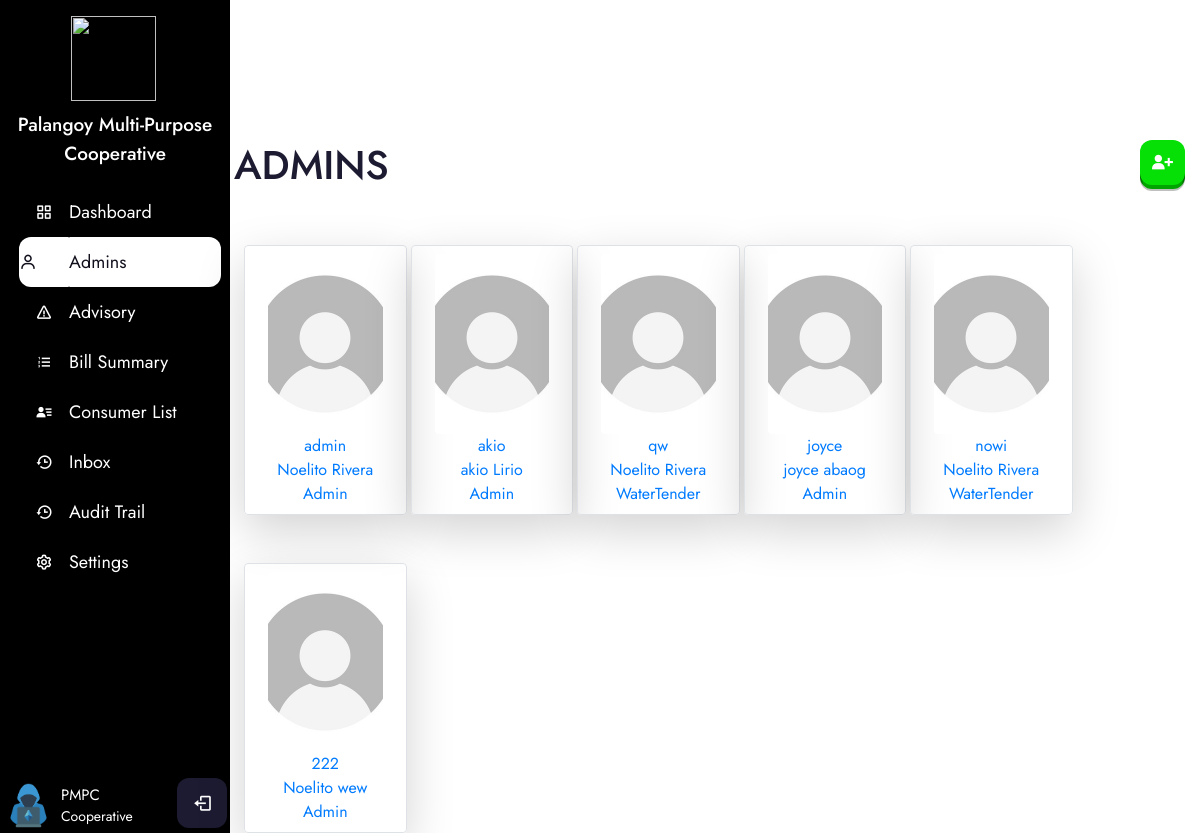
Page /admin/admins.php on the earlier database version.
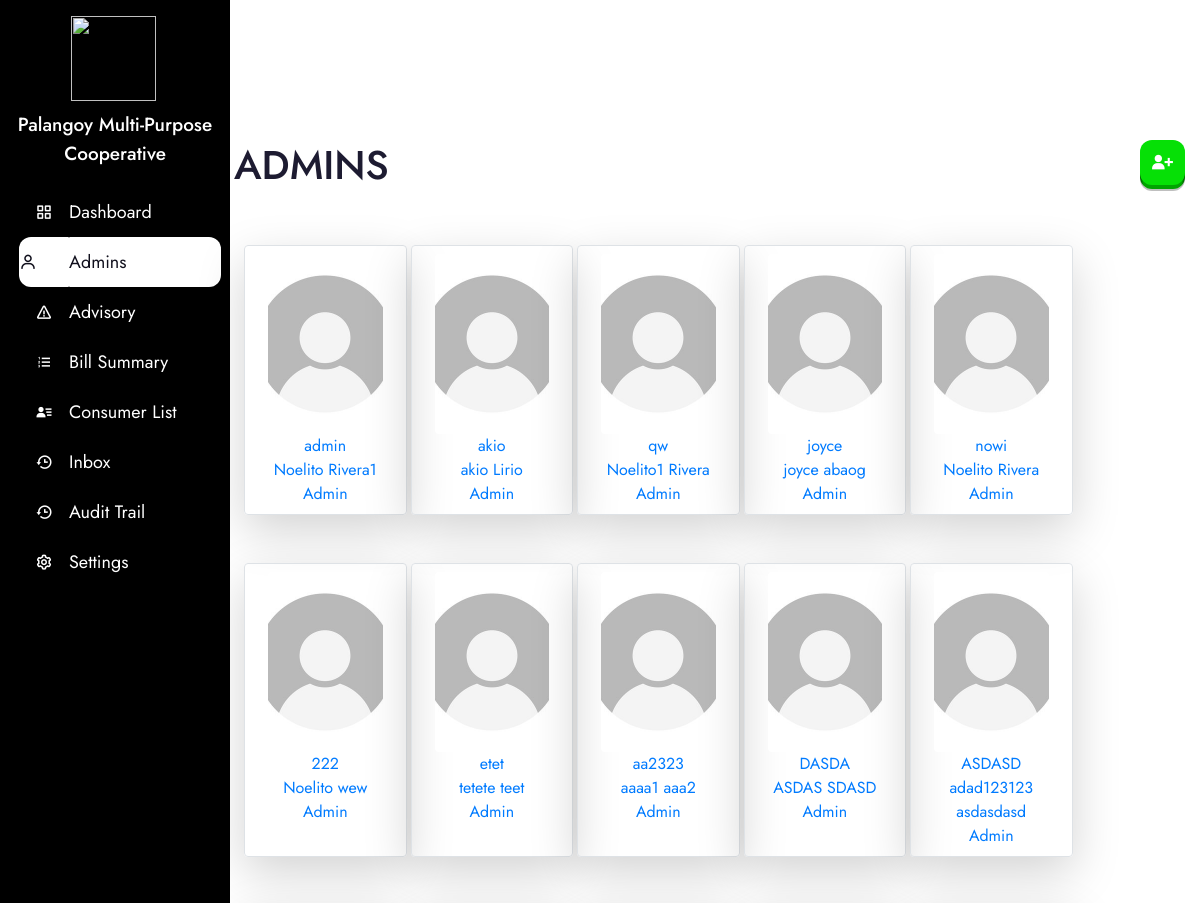
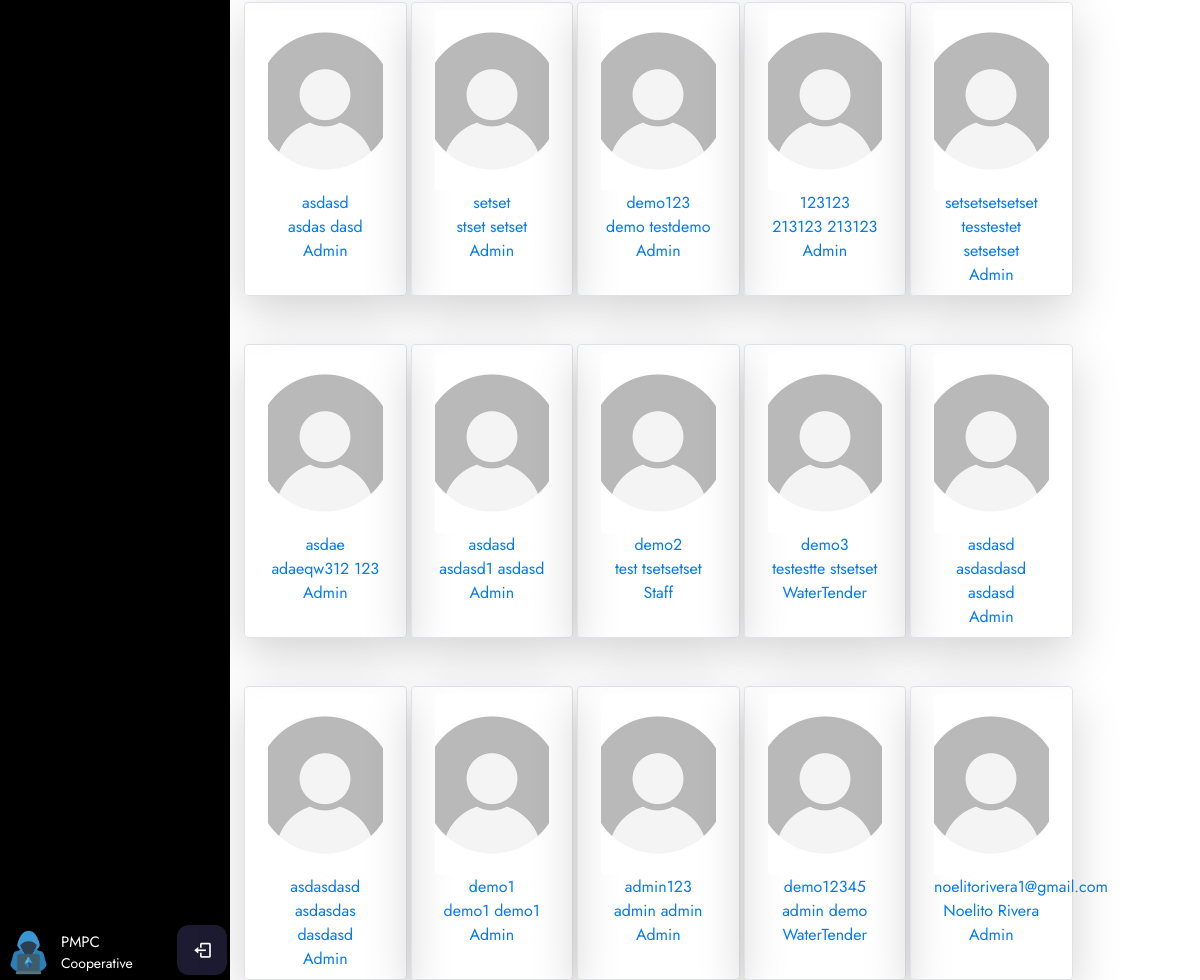
Same page on the later database version (2 pictures, top to bottom).
### tables this page shows
CREATE TABLE `users` (
  `id` int(100) NOT NULL,
  `firstname` varchar(100) NOT NULL,
  `surname` varchar(100) NOT NULL,
  `username` varchar(100) NOT NULL,
  `gender` varchar(100) NOT NULL,
  `role` varchar(100) NOT NULL,
  `status` varchar(50) NOT NULL,
  `password` varchar(100) NOT NULL
);

### admin/functionad.php (called while the page is built, shortened)
<?php
function db_query(string $query, array $data = array())
{
	$string = "mysql:hostname=localhost;dbname=waterbilling";
	$con = new PDO($string, 'root', '');
	$stm = $con->prepare($query);
	$check = $stm->execute($data);
	if($check)
	{
		$res = $stm->fetchAll(PDO::FETCH_ASSOC);
		if(is_array($res) && !empty($res))
		{
			return $res;
		}
	}
	return false;
}
function esc(string $str):string
{
	return htmlspecialchars($str);
}

### admin/admins.php (the view, shortened to what this page needs)
<?php
	require 'functionad.php';
	$rows = db_query("select * from users");
?>
<!DOCTYPE html>
<html lang="en">
<head>
    <link rel="stylesheet" type="text/css" href="./css/admin.css">
    <link rel="stylesheet" href="https://cdn.jsdelivr.net/npm/bootstrap@4.0.0/dist/css/bootstrap.min.css">
    <link rel="stylesheet" href="https://unpkg.com/boxicons@latest/css/boxicons.min.css">
    <link href="https://unpkg.com/aos@2.3.1/dist/aos.css" rel="stylesheet">
    <link rel="stylesheet" href="https://cdn.jsdelivr.net/npm/swiper/swiper-bundle.min.css">
</head>
    <body>
        <div class="sidebar">
            <div class="logo_content">
                <div class="logo">
                    <img src="Logo.png">
                    <div class="logo_name">Palangoy Multi-Purpose <br>Cooperative</div>
                </div>
            </div>
            <ul class="nav_list">
                <li>
                    <a href="dashboard.php">
                          <i class='bx bx-grid-alt'></i>
                          <span class="links_name">Dashboard</span>
                      </a>
                </li>
                <li>
                    <a href="admins.php">
                          <i class='bx bx-user'  id="consa"></i>
                          <span class="links_name" id="consbg">Admins</span>
                      </a>
                </li>
                <li>
                    <a href="advisory.php">
                          <i class='bx bx-error'></i>
                          <span class="links_name">Advisory</span>
                      </a>
                </li>
                <li>
                    <a href="billingsum.php">
                          <i class='bx bx-list-ol'></i>
                          <span class="links_name">Bill Summary</span>
                      </a>
                </li>
                <li>
                    <a href="consumer.php">
                          <i class='bx bxs-user-detail'></i>
                          <span class="links_name" >Consumer List</span>
                      </a>
                </li>
                <li>
                    <a href="inbx.php">
                          <i class='bx bx-history'></i>
                          <span class="links_name">Inbox</span>
                      </a>
                </li>
                <li>
                    <a href="audit_trail.html">
                          <i class='bx bx-history'></i>
                          <span class="links_name">Audit Trail</span>
                      </a>
                </li>
                <li>
                    <a href="#">
                          <i class='bx bx-cog'></i>
                          <span class="links_name">Settings</span>
                      </a>
                </li>
            </ul>
            <div class="profile_content">
                <div class="profile">
                    <div class="profile_details">
                        <img src="./images/admin.png">
                        <div class="name_job">
                            <div class="name">PMPC</div>
                            <div class="job">Cooperative</div>
                        </div>
                    </div>
                    <a href="logout.php" class="btn"><i class='bx bx-log-out' id="log_out"></i></a>
                </div>
            </div>
        </div>
<br> <br> <br> <br> <br>
        <section class="admins">
            <button class="add" id="add-show">
                    <span class='front_add icon'><i class='bx bxs-user-plus'></i></span>
            </button>
            <h1>ADMINS </h1>
                    <?php include("head.php"); ?>
	<div class="row " style="margin-left: 15rem; " id="pls" >
	<?php if(!empty($rows)):?>
		<?php foreach($rows as $row):?>
			<div class="col-2 border rounded  mt-5 p-2 shadow-lg ml-1" style="margin-left: 0; position:flex; width: 200px;" id="pls">
				<a href="index.php?id=<?=$row['id']?>">
					<div class="col-md-12 text-center">
						<img src="./images/no-image.jpg" class="img-fluid rounded" style="width: 180px;height:180px;object-fit: cover;">
						<div>
						 	<div><?=esc($row['username'])?></div>
						 	<div><?=esc($row['firstname'])?> <?=esc($row['surname'])?>
                             <div><?=esc($row['role'])?></div>
                        </div>
						</div>
					</div>
				</a>
			</div>
		<?php endforeach;?>
	<?php endif;?>
	</div>
        </section>
    </body>
</html>

### admin/head.php (shortened to what this page needs)
<!DOCTYPE html>
<html>
<head>
	<link rel="stylesheet" href="https://stackpath.bootstrapcdn.com/bootstrap/4.3.1/css/bootstrap.min.css">
</head>
<body>
</body>
</html>

### cht/back/css/admin.css (style rules this page uses)
* { padding: 0; margin: 0; box-sizing: border-box; font-family: 'Jost', sans-serif; list-style: none; text-decoration: none; scroll-behavior: smooth; }
.sidebar { position: fixed; top: 0; left: 0; height: 100%; width: 230px; background: #000000; padding: 6px 14px; transition: all 0.5s ease; }
.sidebar .logo_content .logo { margin-top: 5%; color: #fff; display: flex; height: 50px; width: 100%; align-items: center; opacity: 1; pointer-events: none; transition: all 0.5s ease; display: grid; grid-template-columns: repeat(1, 1fr); align-items: center; text-align: center; }
.logo_content .logo img { margin-left: 28%; width: 85px; height: 85px; }
.logo_content .logo .logo_name { margin-top: 5%; font-size: 19px; font-weight: 500; }
.sidebar ul { margin-top: 60%; }
.sidebar ul li { position: relative; height: 50px; width: 100%; margin: 0 5px; list-style: none; line-height: 50px; font-size: 18px; }
.sidebar ul li a { text-decoration: none; color: #fff; display: flex; align-items: center; transition: all 0.4s ease; border-radius: 12px; white-space: nowrap; }
#consbg { text-decoration: none; color: #11101d; display: flex; align-items: center; transition: all 0.4s ease; border-radius: 1px 12px 12px 1px; white-space: nowrap; background: #fff; width: 100%; }
#consa { text-decoration: none; color: #11101d; display: flex; align-items: center; border-radius: 12px 1px 1px 12px; background: #fff; }
.sidebar ul li i { height: 50px; min-width: 50px; border-radius: 12px; line-height: 50px; text-align: center; }
.sidebar .links_name { opacity: 1; pointer-events: auto; transition: all 0.5s ease; }
.sidebar .profile_content { position: absolute; color: #fff; bottom: 0; left: 0; width: 100%; }
.sidebar .profile_content .profile { position: relative; padding: 10px 6px; height: 60px; background: none; transition: all 0.4s ease; }
.profile_content .profile .profile_details { display: flex; align-items: center; opacity: 1; pointer-events: auto; white-space: nowrap; }
.profile .profile_details img { height: 45px; width: 45px; object-fit: cover; border-radius: 12px; }
.profile .profile_details .name_job { margin-left: 10px; }
.profile .profile_details .name { font-size: 15px; font-weight: 400; }
.profile .profile_details .job { font-size: 14px; }
.profile #log_out { position: absolute; left: 88%; bottom: 5px; transform: translateX(-50%); min-width: 50px; line-height: 50px; font-size: 20px; border-radius: 12px; text-align: center; transition: all 0.4s ease; background: #1d1b31; }
.profile i { color: #fff; }
.admins h1 { margin-top: -4%; margin-left: 19.5%; font-size: 40px; font-weight: 500; color: #1d1b31; }
.add { margin-left: 95%; width: 45px; margin-top: 2%; }
button { position: relative; border: none; background: transparent; margin-top: 5px; cursor: pointer; outline-offset: 4px; transition: filter 250ms; user-select: none; touch-action: manipulation; }
button .front_add i { font-size: 25px; padding-top: 5px; }
.front_add { display: block; position: relative; padding: 5px; border-radius: 12px; font-weight: 600; color: white; background: hsl(120, 95%, 45%); will-change: transform; transform: translateY(-4px); transition: transform 600ms cubic-bezier(.3, .7, .4, 1); }
.row { padding: 0px 0px; }
#pls { margin-left: 20rem; }
* { margin: 0; padding: 0; box-sizing: border-box; }
a { text-decoration: none; }
li { list-style: none; }
:root { --poppins: 'Poppins', sans-serif; --lato: 'Lato', sans-serif; --light: #F9F9F9; --blue: #3C91E6; --light-blue: #CFE8FF; --grey: #eee; --dark-grey: #AAAAAA; --dark: #342E37; --red: #DB504A; --yellow: #FFCE26; --light-yellow: #FFF2C6; --orange: #FD7238; --light-orange: #FFE0D3; }
html { overflow-x: hidden; }
body { background: var(--grey); overflow-x: hidden; }

Differences in the rows shown:
changed users: surname "Rivera" → "Rivera1"
changed users "qw": firstname "Noelito" → "Noelito1"; role "WaterTender" → "Admin"
changed users "nowi": role "WaterTender" → "Admin"
added users: username "etet", firstname "tetete", surname "teet", role "Admin"
added users: username "aa2323", firstname "aaaa1", surname "aaa2", role "Admin"
added users: username "DASDA", firstname "ASDAS", surname "SDASD", role "Admin"
added users: username "ASDASD", firstname "adad123123", surname "asdasdasd", role "Admin"
added users: username "asdasd", firstname "asdas", surname "dasd", role "Admin"
added users: username "setset", firstname "stset", surname "setset", role "Admin"
added users: username "demo123", firstname "demo", surname "testdemo", role "Admin"
added users: username "123123", firstname "213123", surname "213123", role "Admin"
added users: username "setsetsetsetset", firstname "tesstestet", surname "setsetset", role "Admin"
added users: username "asdae", firstname "adaeqw312", surname "123", role "Admin"
added users: username "asdasd", firstname "asdasd1", surname "asdasd", role "Admin"
added users: username "demo2", firstname "test", surname "tsetsetset", role "Staff"
added users: username "demo3", firstname "testestte", surname "stsetset", role "WaterTender"
added users: username "asdasd", firstname "asdasdasd", surname "asdasd", role "Admin"
added users: username "asdasdasd", firstname "asdasdas", surname "dasdasd", role "Admin"
added users: username "demo1", firstname "demo1", surname "demo1", role "Admin"
added users: username "admin123", firstname "admin", surname "admin", role "Admin"
added users: username "demo12345", firstname "admin", surname "demo", role "WaterTender"
added users: username "noelitorivera1@gmail.com", firstname "Noelito", surname "Rivera", role "Admin"
